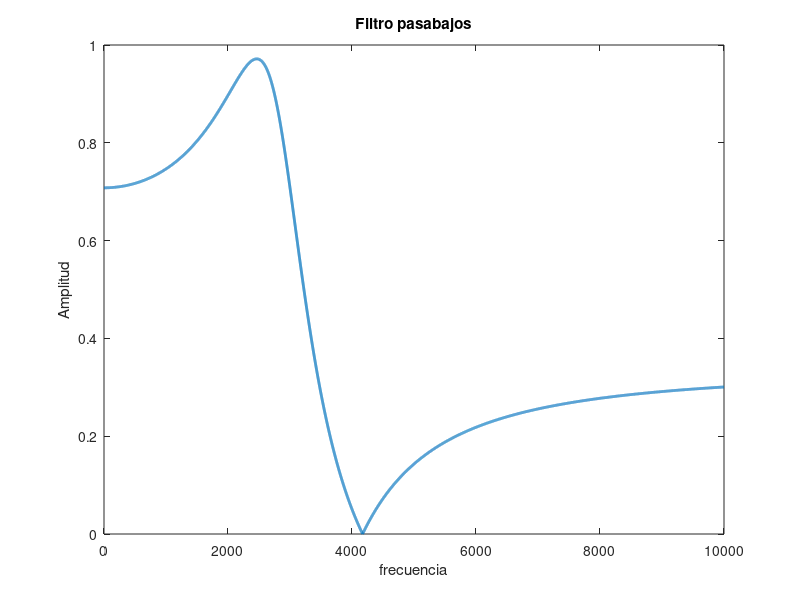

The MATLAB source for this figure:
%diseño de un filtro pasabajos
%Borrar el command window y variables de espacio de trabajo
clc, clear all
%caracteristicas de diseño
fsim=40000;
Rp=3;               %Rizado banda de paso
Rs=10;              %Risado banda atenuada
Wp=2*3000/fsim;     %frecuencia inicial
Ws=2*4000/fsim;     %Frecuencia de la banda atenuada
%Diseño por Butterwort filtro suabe y estable en banda de paso y eliminada
%calculo de los coeficientes de la funcion de transferencia
% %tecnica de diseño chevychev 1
% [N, Wn]=cheb1ord(Wp,Ws,Rp,Rs);
% [b,a]=cheby1(N,Rp,Wn);
%tecnica de diseñochevychev 2
% [N, Wn]=cheb2ord(Wp,Ws,Rp,Rs);
% [b,a]=cheby2(N,Rs,Wn);
%tecnica de diseño chevychev 3
[N, Wn]=ellipord(Wp,Ws,Rp,Rs);
[b,a]=ellip(N,Rp, Rs,Wn);
%intervalo de prueba
f=0:1:10000;
H=freqz(b,a,f,fsim);

%Graficar
plot(f,abs(H),'linewidth',2);
title('Filtro pasabajos');
xlabel('frecuencia');
ylabel('Amplitud');